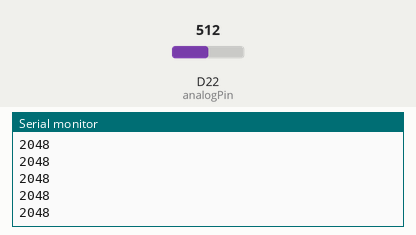
This sketch was run on a simulated Arduino Zero (SAMD21). On the bench: the last lines printed to the serial monitor. Inputs (shaded band) come from the test bench; at power-on: D22 (analogPin) = 512 (analog values on the 0–1023 scale).

Above: at 1.2 s.
1.3 s: D22 (analogPin) set to 716
At 2.4 s:
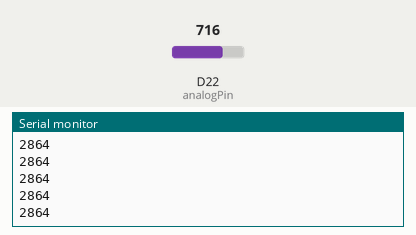
2.8 s: D22 (analogPin) set to 897
At 3.9 s:
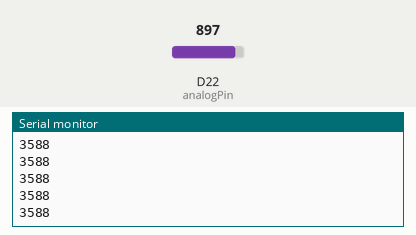
Timing chart, 0 to 5.8 s (numbered marks = the images above; inputs shaded):
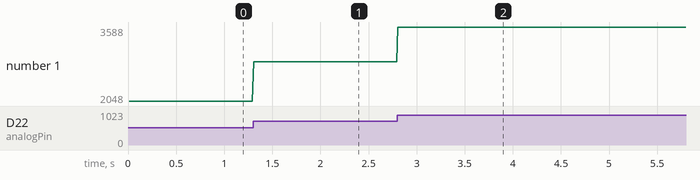

The sketch:

encoder_100HZ_due.ino
```cpp
int analogPin = A8;
int sensorRead;
float maxSensorOutput = 887;
int correctedRead;
float downPosition = 777.5;
float offset = downPosition - maxSensorOutput/2.0;
float angleDeg;
float theta;
float lastTheta = 180.0;
float vel;
unsigned long lastTime;
unsigned long t;

void setup(){
  // Angle Sensor Setup
  pinMode(analogPin, INPUT);
  analogReadResolution(12);
  Serial.begin(19200);
  lastTime = millis();
}

void loop(){
  t = millis();
  if ( (t - lastTime) > 10 ) {
    sensorRead = analogRead(analogPin);
    theta = 359.59*( (float)sensorRead - offset)/( maxSensorOutput);
    if (theta >= 180.0) {
      theta = theta - 360;
    } else if ( theta < -179.59 ) {
      theta = theta + 360;
    }
    if (sgn(theta)*sgn(lastTheta) < 0 && abs(theta) > 90) {
      vel = 100*(theta + lastTheta);
    } else {
      vel = 100*(theta - lastTheta);
    }
    // Serial.println("angle:    " + String(sensorRead));
    Serial.println(sensorRead);
    // Serial.println("lastTime: " + String(lastTime));
    //Serial.println("velocity: " + String(vel));
    lastTheta = theta;
    lastTime = t;
  }
}

static inline int8_t sgn(float val) {
 if (val < 0) return -1;
 if (val==0) return 0;
 return 1;
}
```

Measured:
- after the input at 1.3 s, the serial monitor: prints a new line at once (image 1)
- after the input at 2.8 s, the serial monitor: prints a new line at once (image 2)
- plotted number 1: 2048 → 2864 after the input at 1.3 s, 2864 → 3588 after the input at 2.8 s
